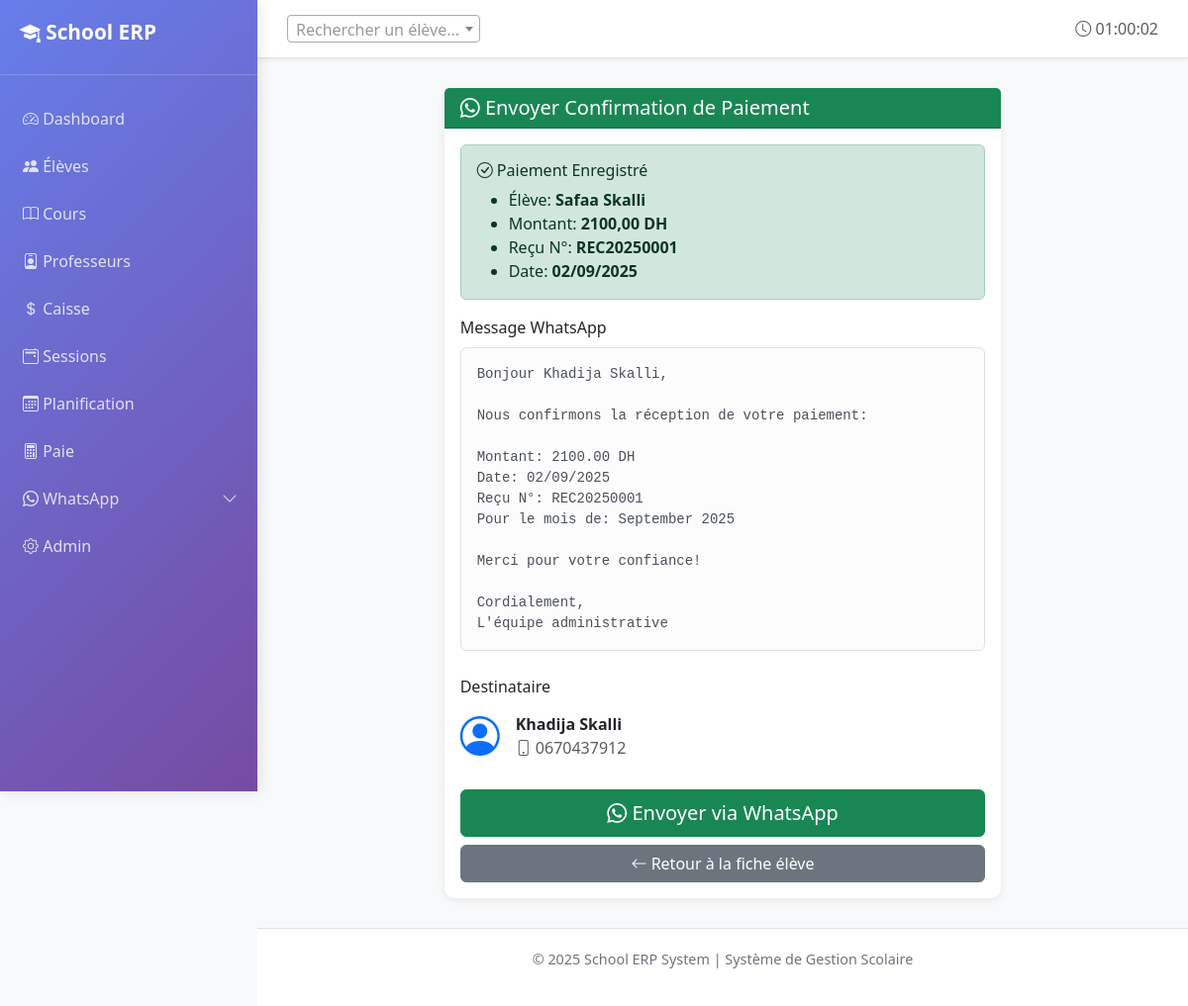
Screenshot of /whatsapp/payment-confirmation/196/ (signed in) with the database file from the repository.
### core/models.py (models this page shows, shortened)
class Student(models.Model):
    name = models.CharField(max_length=100, verbose_name="Nom complet")
    phone = models.CharField(max_length=20, blank=True, verbose_name="Téléphone élève")
    parent_contact = models.CharField(max_length=20, verbose_name="Téléphone parent")
    parent_name = models.CharField(max_length=100, blank=True, verbose_name="Nom du parent")
    address = models.TextField(blank=True, verbose_name="Adresse")
    date_of_birth = models.DateField(null=True, blank=True, verbose_name="Date de naissance")
    enrollments = models.ManyToManyField(
        CourseGroup,
        through='Enrollment',
        related_name='students',
        verbose_name="Groupes inscrits"
    )
    is_active = models.BooleanField(default=True, verbose_name="Actif")
    created_at = models.DateTimeField(auto_now_add=True)
    notes = models.TextField(blank=True, verbose_name="Notes")
    class Meta:
        verbose_name = "Élève"
        verbose_name_plural = "Élèves"
        ordering = ['name']

class Payment(models.Model):
    STATUS_CHOICES = [
        ('PAID', 'Payé'),
        ('PENDING', 'En attente'),
        ('CANCELLED', 'Annulé'),
    ]
    PAYMENT_METHOD_CHOICES = [
        ('CASH', 'Espèces'),
        ('TRANSFER', 'Virement'),
        ('CHECK', 'Chèque'),
    ]
    student = models.ForeignKey(
        Student,
        on_delete=models.PROTECT,
        related_name='payments',
        verbose_name="Élève"
    )
    amount = models.DecimalField(
        max_digits=8,
        decimal_places=2,
        validators=[MinValueValidator(Decimal('0.01'))],
        verbose_name="Montant (DH)"
    )
    payment_date = models.DateField(verbose_name="Date de paiement")
    month_covered = models.DateField(
        verbose_name="Mois couvert",
        help_text="Premier jour du mois couvert par ce paiement"
    )
    status = models.CharField(
        max_length=10,
        choices=STATUS_CHOICES,
        default='PAID',
        verbose_name="Statut"
    )
    payment_method = models.CharField(
        max_length=10,
        choices=PAYMENT_METHOD_CHOICES,
        default='CASH',
        verbose_name="Mode de paiement"
    )
    receipt_number = models.CharField(
        max_length=50,
        unique=True,
        verbose_name="N° de reçu"
    )
    notes = models.TextField(blank=True, verbose_name="Notes")
    created_at = models.DateTimeField(auto_now_add=True)
    created_by = models.CharField(max_length=100, blank=True, verbose_name="Créé par")
    is_locked = models.BooleanField(default=False, verbose_name="Verrouillé")
    class Meta:
        verbose_name = "Paiement"
        verbose_name_plural = "Paiements"
        ordering = ['-payment_date', '-created_at']

### core/views.py (the view)
@require_GET
def whatsapp_payment_confirmation(request, payment_id):
    payment = get_object_or_404(Payment, pk=payment_id)
    student = payment.student
    if not student.parent_contact:
        messages.error(request, "Aucun numéro de téléphone disponible pour ce parent")
        return redirect('core:student_page', student_id=student.id)
    message = f"Bonjour {student.parent_name or 'Parent'},\n\n"
    message += f"Nous confirmons la réception de votre paiement:\n\n"
    message += f"Montant: {payment.amount} DH\n"
    message += f"Date: {payment.payment_date.strftime('%d/%m/%Y')}\n"
    message += f"Reçu N°: {payment.receipt_number}\n"
    message += f"Pour le mois de: {payment.month_covered.strftime('%B %Y')}\n\n"
    message += "Merci pour votre confiance!\n\n"
    message += "Cordialement,\nL'équipe administrative"
    whatsapp_link = WhatsAppUtils.generate_chat_link(
        student.parent_contact,
        message
    )
    context = {
        'payment': payment,
        'student': student,
        'whatsapp_link': whatsapp_link,
        'message': message,
    }
    return render(request, 'core/whatsapp_payment_confirmation.html', context)

### core/templatetags/nav_active.py (called while the page is built)
@register.simple_tag(takes_context=True)
def active_if(context, *names):
    request = context.get("request")
    if not request or not request.resolver_match:
        return ""
    return "active" if request.resolver_match.url_name in names else ""

### core/utils.py (called while the page is built)
    @staticmethod
    def clean_phone_number(phone: str) -> str:
        cleaned = re.sub(r'\D', '', phone)
        cleaned = cleaned.lstrip('0')
        return cleaned

    @staticmethod
    def generate_chat_link(
        phone: str,
        message: Optional[str] = None,
        use_web: bool = False
    ) -> str:
        cleaned_phone = WhatsAppUtils.clean_phone_number(phone)
        base_url = WhatsAppUtils.WEB_URL if use_web else WhatsAppUtils.BASE_URL
        if use_web:
            url = f"{base_url}?phone={cleaned_phone}"
        else:
            url = f"{base_url}{cleaned_phone}"
        if message:
            separator = "&" if use_web else "?"
            encoded_message = urllib.parse.quote(message)
            url += f"{separator}text={encoded_message}"
        return url

### templates/core/whatsapp_payment_confirmation.html (shortened to what this page needs)
{% extends "core/base.html" %}
{% block content %}
<div class="container">
    <div class="row justify-content-center">
        <div class="col-md-8">
            <div class="card">
                <div class="card-header bg-success text-white">
                    <h5 class="mb-0">
                        <i class="bi bi-whatsapp"></i> Envoyer Confirmation de Paiement
                    </h5>
                </div>
                <div class="card-body">
                    <div class="alert alert-success">
                        <h6><i class="bi bi-check-circle"></i> Paiement Enregistré</h6>
                        <ul class="mb-0">
                            <li>Élève: <strong>{{ student.name }}</strong></li>
                            <li>Montant: <strong>{{ payment.amount }} DH</strong></li>
                            <li>Reçu N°: <strong>{{ payment.receipt_number }}</strong></li>
                            <li>Date: <strong>{{ payment.payment_date|date:"d/m/Y" }}</strong></li>
                        </ul>
                    </div>
                    <div class="mb-4">
                        <label class="form-label">Message WhatsApp</label>
                        <div class="alert alert-light border">
                            <pre class="mb-0">{{ message }}</pre>
                        </div>
                    </div>
                    <div class="mb-4">
                        <label class="form-label">Destinataire</label>
                        <div class="d-flex align-items-center">
                            <i class="bi bi-person-circle fs-1 text-primary me-3"></i>
                            <div>
                                <div><strong>{{ student.parent_name }}</strong></div>
                                <div class="text-muted">
                                    <i class="bi bi-phone"></i> {{ student.parent_contact }}
                                </div>
                            </div>
                        </div>
                    </div>
                    <div class="d-grid gap-2">
                        <a href="{{ whatsapp_link }}" target="_blank" class="btn btn-success btn-lg">
                            <i class="bi bi-whatsapp"></i> Envoyer via WhatsApp
                        </a>
                        <a href="{% url 'core:student_page' student.id %}" class="btn btn-secondary">
                            <i class="bi bi-arrow-left"></i> Retour à la fiche élève
                        </a>
                    </div>
                </div>
            </div>
        </div>
    </div>
</div>
{% endblock %}

### templates/core/base.html (style rules this page uses)
:root { --primary-color: #0d6efd; --secondary-color: #6c757d; --success-color: #198754; --danger-color: #dc3545; --warning-color: #ffc107; }
body { display: flex; min-height: 100vh; background-color: #f8f9fa; }
.card { border: none; border-radius: 10px; box-shadow: 0 2px 8px rgba(0,0,0,0.08); transition: transform 0.2s, box-shadow 0.2s; }
.btn { border-radius: 6px; font-weight: 500; transition: all 0.3s; }

### rows the page displays
Student: name "Safaa Skalli", parent_name "Khadija Skalli", parent_contact "0670437912"
Payment: amount "2100,00", receipt_number "REC20250001", payment_date "02/09/2025"
